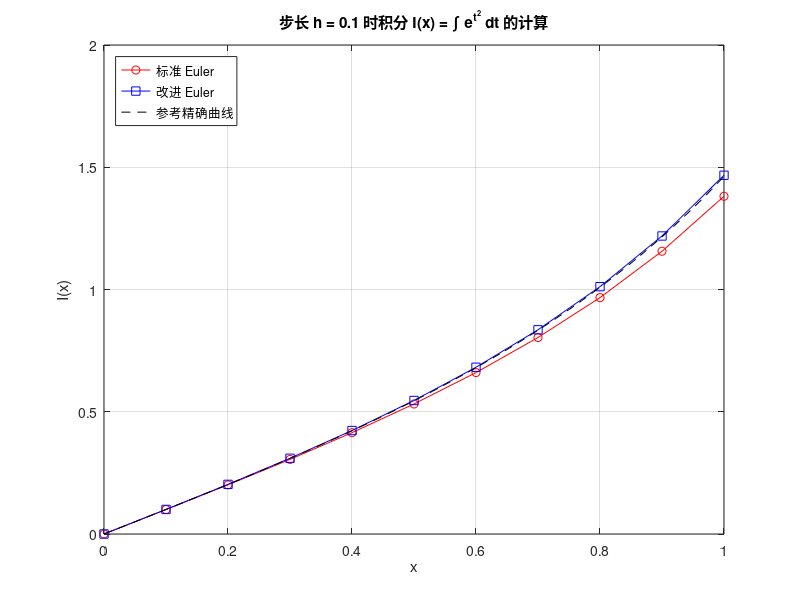

Here is the MATLAB script that generated this plot:
%% 积分计算：Euler 方法与改进 Euler 方法
clear; clc;

% 1. 参数设置
h = 0.1;                % 步长
x_end = 1.0;            % 目标点
x = 0:h:x_end;          % 离散点
n = length(x);

% 初始化结果向量
y_euler = zeros(1, n);      % 标准 Euler
y_imp_euler = zeros(1, n);  % 改进 Euler

% 初值条件 I(0) = 0
y_euler(1) = 0;
y_imp_euler(1) = 0;

% 定义导数函数 f(x, y) = e^(x^2)
% 注意：此函数的导数仅与 x 有关
f = @(x) exp(x^2);

% 2. 迭代计算
for i = 1:(n-1)
    xi = x(i);
    xi_next = x(i+1);
    
    % --- 标准 Euler 方法 ---
    y_euler(i+1) = y_euler(i) + h * f(xi);
    
    % --- 改进 Euler 方法 ---
    % 预估步 (Predictor)
    yp = y_imp_euler(i) + h * f(xi);
    % 校正步 (Corrector)
    y_imp_euler(i+1) = y_imp_euler(i) + (h/2) * (f(xi) + f(xi_next));
end

% 3. 打印结果表格
fprintf('Step n\t x_n\t Euler 数值解\t 改进 Euler 数值解\n');
fprintf('------------------------------------------------------------\n');
for i = 1:n
    fprintf('%d\t %.1f\t %.4f\t\t %.4f\n', i-1, x(i), y_euler(i), y_imp_euler(i));
end

% 4. 绘图对比
figure('Color', 'w');
plot(x, y_euler, 'ro-', 'DisplayName', '标准 Euler'); hold on;
plot(x, y_imp_euler, 'bs-', 'DisplayName', '改进 Euler');

% 为了对比，绘制 MATLAB 内置的高精度数值积分结果
integral_func = @(t) exp(t.^2);
x_fine = 0:0.01:1;
y_true = arrayfun(@(ax) integral(integral_func, 0, ax), x_fine);
plot(x_fine, y_true, 'k--', 'DisplayName', '参考精确曲线');

grid on;
xlabel('x');
ylabel('I(x)');
title(['步长 h = ', num2str(h), ' 时积分 I(x) = \int e^{t^2} dt 的计算']);
legend('Location', 'NorthWest');

% 输出最终结果
fprintf('\n在 x = 1 处的近似值：\n');
fprintf('标准 Euler 方法：%.4f\n', y_euler(end));
fprintf('改进 Euler 方法：%.4f\n', y_imp_euler(end));
